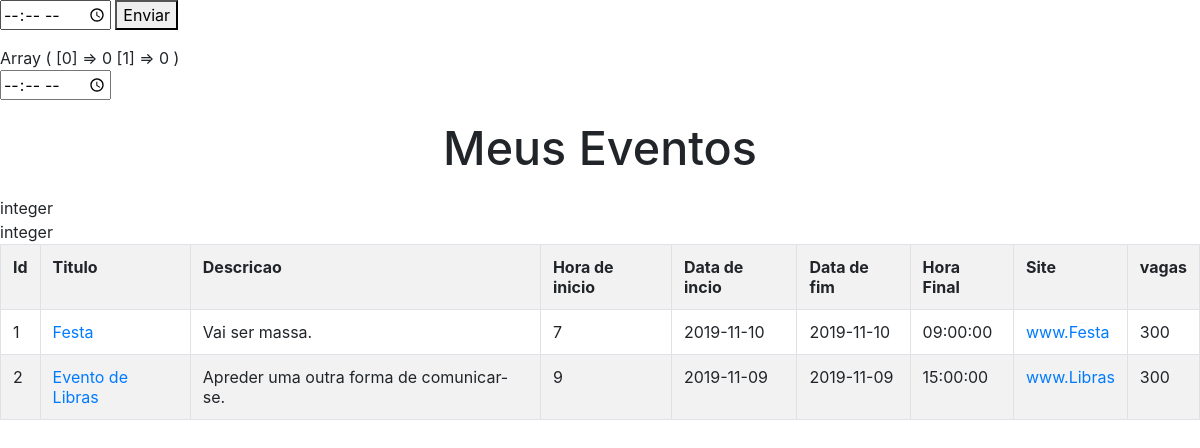
The app's page /Controls/teste.php with its own data.
### tables this page shows
create table eventos(
  evento_id int not null auto_increment,
  user_id int not null,
  titulo_evento varchar(200) not null,
  descricao varchar(500) not null,
  qtde_vagas_evento int not null,
  qtde_vagas_evento_disponiveis int not null,
  url_evento varchar(200) default 'Não possui site',
  data_inicio date not null,
  data_fim date not null,
  hora_inicio time not null,
  hora_fim time not null,
  email varchar(100) not null,
  primary key(evento_id),
  foreign key(user_id) references usuario(user_id) on delete cascade
  );

### Controls/teste.php (the view, shortened to what this page needs)
<?php
	require_once 'conexao.php';
	$sql = "select * from eventos";
?>
<form method="POST">
	<input type="time" name="time">
	<button type="submit" id="btn-enviar" name="btn-enviar">Enviar</button>
</form>
<?php
	function transforma_hora($hora){
		$min = substr($hora, 3, 4);
		$hora = substr($hora, 0, 2);
		$min = (int)$min;
		$hora = (int)$hora;
		$hora = array($min, $hora);
		return $hora;
	}
	$hora = @$_POST['time'];
	$time = transforma_hora($hora);
	print_r($time);
?>
<link rel="stylesheet" type="text/css" href="../CSS/bootstrap/bootstrap.min.css">
<form method="POST">
	<input type=time value='<?php echo $hora?>' id='hora_evento'>
</form>
<h2 class="text-center mx-auto" style="margin: 20px; font-size: 35pt;">Meus Eventos</h2>
<table class="table table-condensed table-striped table-bordered table-hover">
	<tr>
		<th>Id</th>
		<th>Titulo</th>
		<th>Descricao</th>
		<th>Hora de inicio</th>
		<th>Data de incio</th>
		<th>Data de fim</th>
		<th>Hora Final</th>
		<th>Site</th>
		<th>vagas</th>
	</tr>
<?php
	$result = mysqli_query($conexao, $sql);
	$indice = 1;
	while ($tlb = mysqli_fetch_array($result)) {
		$Titulo = $tlb['titulo_evento'];
		$Descricao = $tlb['descricao'];
		$vagas = $tlb['qtde_vagas_evento'];
		$hora_inicio = $tlb['hora_inicio'];
		$data_inicio = $tlb['data_inicio'];
		$data_fim = $tlb['data_fim'];
		$hora_fim = $tlb['hora_fim'];
		$url_evento = $tlb['url_evento'];
		$id_evento = $tlb['evento_id'];
		$hora_inicio = (int)$hora_inicio;
		echo gettype($hora_inicio)."<br>";
		echo "<tr>";
		echo "<td>$indice</td>";
		echo "<td><a href='../informacoes_evento.php?id=$id_evento'>$Titulo</a></td>";
		echo "<td>$Descricao</td>";
		echo "<td>$hora_inicio</td>";
		echo "<td>$data_inicio</td>";
		echo "<td>$data_fim</td>";
		echo "<td>$hora_fim</td>";
		echo "<td><a href='$url_evento'>$url_evento</a></td>";
		echo "<td> $vagas </td>";
		echo "</tr>";
		$indice++;
	}
?>
</table>

### records on screen
eventos: titulo_evento "Festa", descricao "Vai ser massa.", hora_inicio "7", data_inicio "2019-11-10", data_fim "2019-11-10", hora_fim "09:00:00", url_evento "www.Festa", qtde_vagas_evento "300"
eventos: titulo_evento "Evento de Libras", descricao "Apreder uma outra forma de comunicar-se.", hora_inicio "9", data_inicio "2019-11-09", data_fim "2019-11-09", hora_fim "15:00:00", url_evento "www.Libras", qtde_vagas_evento "300"
